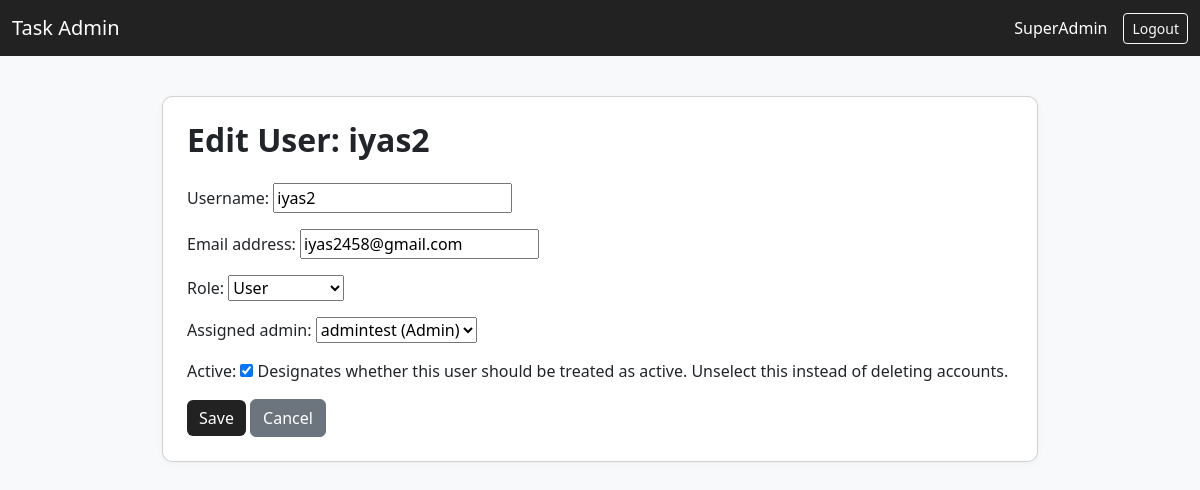
The app's page /adminpanel/edit-user/2/ (signed in) with its own data.
### accounts/models.py (models this page shows)
class User(AbstractUser):
	ROLE_CHOICES = [
		('user', 'User'),
		('admin', 'Admin'),
		('superadmin', 'SuperAdmin'),
	]
	role = models.CharField(max_length=20, choices=ROLE_CHOICES, default='user')
	assigned_admin = models.ForeignKey('self', null=True, blank=True, on_delete=models.SET_NULL, limit_choices_to={'role': 'admin'}, related_name='assigned_users')
	def __str__(self):
		return f"{self.username} ({self.get_role_display()})"

### adminpanel/views.py (the view)
# urls.py: path('edit-user/<int:user_id>/', views.edit_user, name='edit_user'),
@login_required
def edit_user(request, user_id):
    if not is_superadmin(request.user):
        return HttpResponseForbidden()
    user = get_object_or_404(User, id=user_id)
    admins = User.objects.filter(role='admin')
    if request.method == 'POST':
        form = UserEditForm(request.POST, instance=user)
        if user.role != 'user' and 'assigned_admin' in form.fields:
            form.fields.pop('assigned_admin')
        assigned_admin_id = request.POST.get('assigned_admin')
        if form.is_valid():
            user = form.save(commit=False)
            if user.role == 'user':
                if assigned_admin_id:
                    user.assigned_admin = User.objects.get(id=assigned_admin_id)
                else:
                    user.assigned_admin = None
            user.save()
            messages.success(request, 'User updated successfully.')
            return redirect('adminpanel:manage_users')
    else:
        form = UserEditForm(instance=user)
        if user.role != 'user' and 'assigned_admin' in form.fields:
            form.fields.pop('assigned_admin')
    return render(request, 'adminpanel/edit_user.html', {'form': form, 'user_obj': user, 'admins': admins})

### core/forms.py
class UserEditForm(forms.ModelForm):
    def __init__(self, *args, **kwargs):
        super().__init__(*args, **kwargs)
        if 'assigned_admin' in self.fields:
            self.fields['assigned_admin'].queryset = User.objects.filter(role='admin')
    class Meta:
        model = User
        fields = ['username', 'email', 'role', 'assigned_admin', 'is_active']
        help_texts = {
            'username': '',  # remove default "150 characters or fewer..." help text
        }

### adminpanel/views.py (called while the page is built)
def is_superadmin(user):
    return user.is_authenticated and user.role == 'superadmin'

### adminpanel/templates/adminpanel/edit_user.html (shortened to what this page needs)
{% extends 'base.html' %}
{% block content %}
<h2 class="mb-4">Edit User: {{ user_obj.username }}</h2>
<form method="post">
    {{ form.as_p }}
    <button type="submit" class="btn btn-primary">Save</button>
    <a href="{% url 'adminpanel:manage_users' %}" class="btn btn-secondary">Cancel</a>
</form>
{% endblock %}

### core/templates/base.html (style rules this page uses)
body { background: #f8f9fa; }
h1, h2, h3 { font-weight: 600; }
.btn-primary { background: #222; border: none; }

### records on screen
User: username "iyas2", email "iyas2458@gmail.com", assigned_admin "admintest (Admin)", is_active "☑"
User: role "User"
